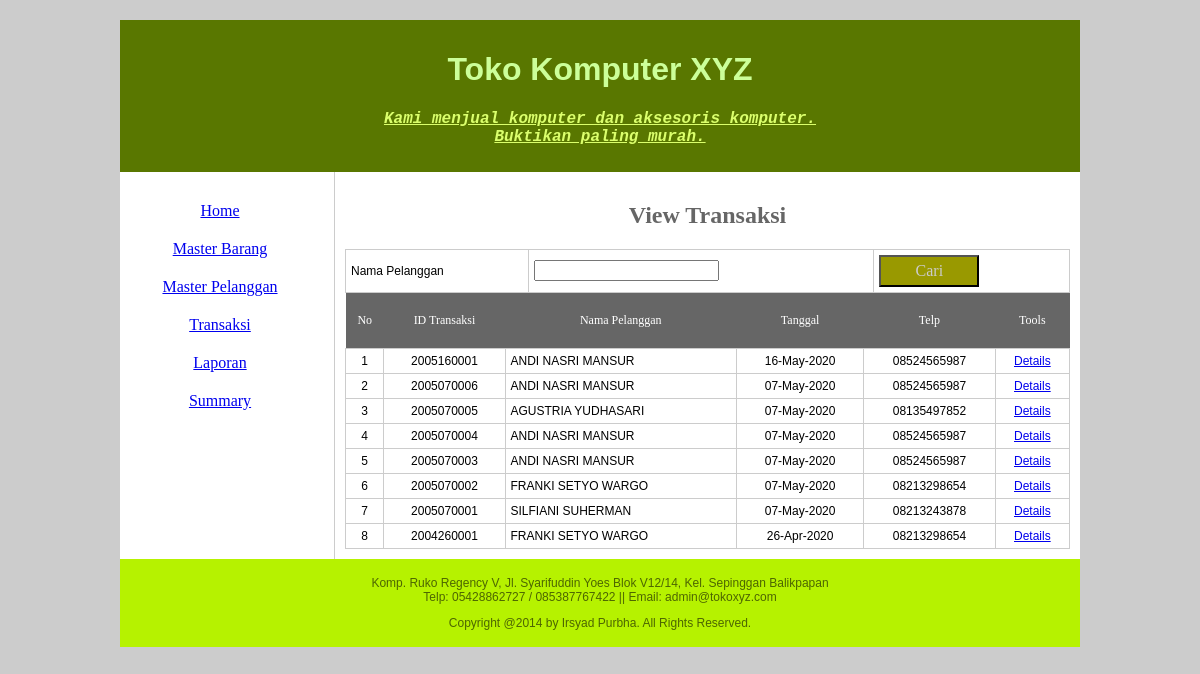
/Pertemuan14/index.php?page=master_transaksi, run on the app's committed database.
### tables this page shows
CREATE TABLE `transaksi` (
  `idtrans` varchar(10) NOT NULL,
  `trans_tgl` date NOT NULL,
  `kdpel` varchar(5) NOT NULL,
  `trans_create` datetime NOT NULL,
  `trans_update` timestamp NULL DEFAULT NULL ON UPDATE current_timestamp(),
  PRIMARY KEY (`idtrans`),
  KEY `fk_transaksi_pelanggan` (`kdpel`),
  CONSTRAINT `fk_transaksi_pelanggan` FOREIGN KEY (`kdpel`) REFERENCES `pelanggan` (`kdpel`) ON UPDATE CASCADE
);

CREATE TABLE `pelanggan` (
  `kdpel` varchar(5) NOT NULL,
  `pel_nama` varchar(50) NOT NULL,
  `pel_jk` int(2) NOT NULL,
  `pel_alamat` varchar(100) NOT NULL,
  `pel_telp` varchar(20) NOT NULL,
  `pel_kawin` int(2) NOT NULL,
  `pel_create` datetime NOT NULL,
  `pel_update` timestamp NULL DEFAULT NULL ON UPDATE current_timestamp(),
  PRIMARY KEY (`kdpel`)
);

### Pertemuan14/transaksi/data_transaksi.php (called while the page is built, shortened)
<?php
	function ambil_transaksi($kode=NULL,$field=NULL)
	{
		$konek = con();
		if ($kode != NULL) { $cari="WHERE $field LIKE '%$kode%'"; } else { $cari=""; }
		$sql = "SELECT * FROM transaksi A INNER JOIN pelanggan B ON A.kdpel=B.kdpel $cari
			ORDER BY idtrans DESC";
		$query = mysqli_query($konek,$sql);
		if (!$query) { echo mysqli_error($konek); } else { return $query; }
	}
?>

### Pertemuan14/transaksi/view_transaksi.php (the view, shortened to what this page needs)
<h2>View Transaksi</h2>
<form action="index.php?page=master_transaksi" method="post" onsubmit="return cekform()">
<table>
	<tr>
    	<td>Nama Pelanggan</td>
        <td><input type="text" id="pel_nama" name="pel_nama" /></td>
        <td><input type="submit" value="Cari" /></td>
	</tr>
</table>
</form>
<table>
	<tr><th>No</th><th>ID Transaksi</th><th>Nama Pelanggan</th><th>Tanggal</th><th>Telp</th><th>Tools</th></tr>
	<?php
		$no=1;
		if (isset($_POST['pel_nama'])) { $transaksi = ambil_transaksi($_POST['pel_nama'],'pel_nama'); }
		else { $transaksi = ambil_transaksi(); }
		while($row = mysqli_fetch_array($transaksi))
		{
			echo '<tr>';
			echo '<td align="center">'.$no.'</td>';
			echo '<td align="center">'.$row['idtrans'].'</td>';
			echo '<td>'.$row['pel_nama'].'</td>';
			echo '<td align="center">'.date('d-M-Y',strtotime($row['trans_tgl'])).'</td>';
			echo '<td align="center">'.$row['pel_telp'].'</td>';
			echo '<td align="center">';
			echo '<a href="index.php?page=detail_transaksi&idtrans='.$row['idtrans'].'">Details</a>';
			echo '</td>';
			echo '</tr>';
			$no++;
		}
    ?>
</table>

### Pertemuan14/css/table.css (style rules this page uses)
td { border: 1px solid #CCC; font-family: "Trebuchet MS", Arial, Helvetica, sans-serif; font-size: 12px; margin: 0px; padding: 5px; }
table { border-collapse: collapse; padding: 0px; width: 100%; margin: 0px; }
th { font-family: Impact; font-size: 12px; font-weight: normal; color: #FFF; background-color: #666; text-align: center; margin: 0px; padding-top: 20px; padding-right: 5px; padding-bottom: 20px; padding-left: 5px; }
input[type=submit],input[type=reset] { margin: 0px; padding: 5px; font-family: "Comic Sans MS", cursive; font-size: 16px; color: #CCC; background-color: #990; font-weight: normal; width: 100px; }

### Pertemuan14/css/design.css (style rules this page uses)
h2 { font-family: "Comic Sans MS", cursive; color: #666; text-align: center; width: 100%; }
body { background-color: #CCC; margin: 0px; padding: 0px; }

### data on the page
transaksi: idtrans "2005160001", kdpel.pel_nama "ANDI NASRI MANSUR", trans_tgl "16-May-2020", kdpel.pel_telp "08524565987"
transaksi: idtrans "2005070006", kdpel.pel_nama "ANDI NASRI MANSUR", trans_tgl "07-May-2020", kdpel.pel_telp "08524565987"
transaksi: idtrans "2005070005", kdpel.pel_nama "AGUSTRIA YUDHASARI", trans_tgl "07-May-2020", kdpel.pel_telp "08135497852"
transaksi: idtrans "2005070004", kdpel.pel_nama "ANDI NASRI MANSUR", trans_tgl "07-May-2020", kdpel.pel_telp "08524565987"
transaksi: idtrans "2005070003", kdpel.pel_nama "ANDI NASRI MANSUR", trans_tgl "07-May-2020", kdpel.pel_telp "08524565987"
transaksi: idtrans "2005070002", kdpel.pel_nama "FRANKI SETYO WARGO", trans_tgl "07-May-2020", kdpel.pel_telp "08213298654"
transaksi: idtrans "2005070001", kdpel.pel_nama "SILFIANI SUHERMAN", trans_tgl "07-May-2020", kdpel.pel_telp "08213243878"
transaksi: idtrans "2004260001", kdpel.pel_nama "FRANKI SETYO WARGO", trans_tgl "26-Apr-2020", kdpel.pel_telp "08213298654"
